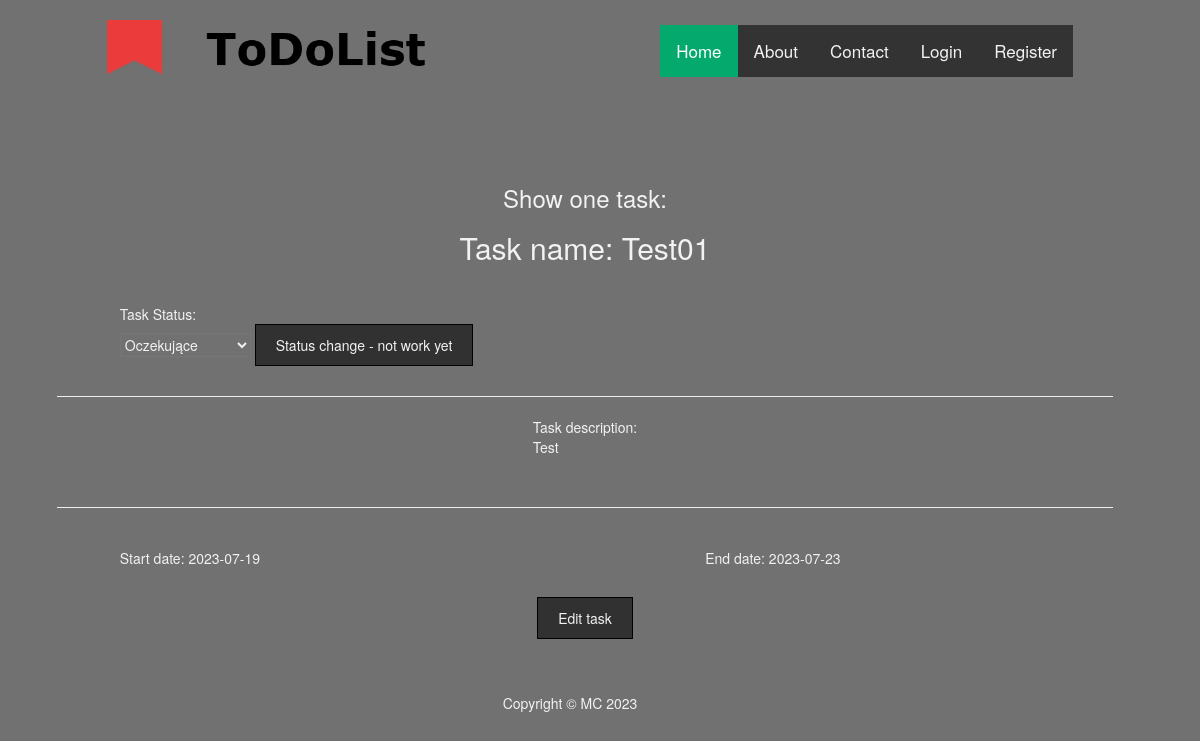
The app's page /show_task?1, older data.
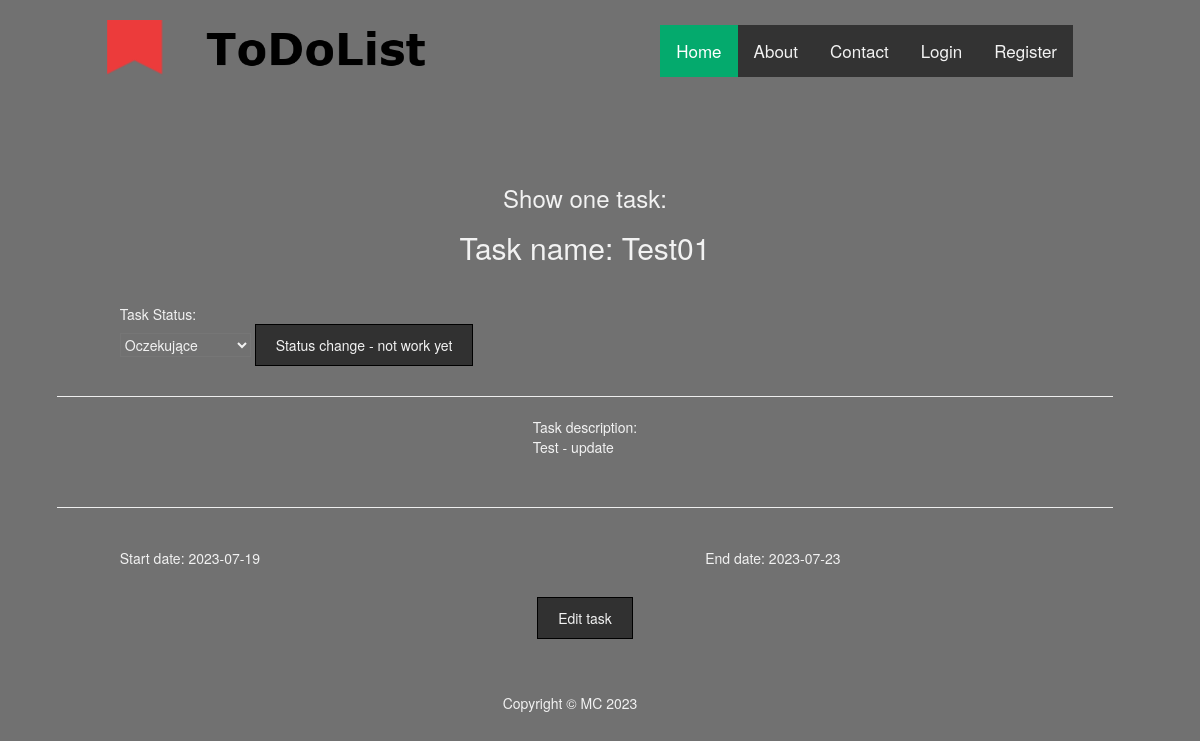
The same page, newer data.
### main.py (models this page shows)
class ToDoList(db.Model):
    __tablename__ = 'todolist'
    id = db.Column(db.Integer, primary_key=True)
    id_status = db.Column(db.Integer)
    name = db.Column(db.String(100))
    description = db.Column(db.Text, nullable=False)
    start_date = db.Column(db.String(12))
    end_date = db.Column(db.String(12))

### main.py (the view)
@app.route('/show_task?<int:task_id>')
def show_task(task_id):
    global g_task_id
    g_task_id = task_id
    all_status = Status.query.all()
    request_task = ToDoList.query.get(task_id)
    return render_template('show_task.html',
                           all_status=all_status,
                           task=request_task,
                           current_user=current_user)

### templates/show_task.html
{% extends 'bootstrap/base.html' %}
{% import "bootstrap/wtf.html" as wtf %}
{% block content %}
{% include "header.html" %}
<div class="container">
  <p>
    <h3>Show one task:</h3>
  </p>
  <h2>Task name: {{ task.name }}</h2>
  <div class="container">
    <div class="col left">
      Task Status: &nbsp; &nbsp;
      <form method="post" action="/cts">
        <select class="status_select" name="s_status">
          {% for s in all_status %}
          <option value="{{ s.id }}">{{ s.name }}</option>
          {% endfor %}
        </select>
        <input type="submit" class="a_btn" value="Status change - not work yet" />
      </form>
    </div>
  </div>
  <hr>
  <p>
    Task description:
    <br>
    {{ task.description }}
  </p>
  <br>
  <hr>
  <div class="container">
    <div class="col left">
      Start date: {{ task.start_date }}
    </div>
    <div class="col right">
      End date: {{ task.end_date }}
    </div>
  </div>
</div>
<div class="container">
  <a href="{{ url_for('edit_task', task_id=task.id) }}" class="a_btn">Edit task</a>
</div>
<br><br>
{% include "footer.html" %}
{% endblock %}

Row changes from the older to the newer data that the page shows:
changed ToDoList "Test01": description "Test" → "Test - update"
